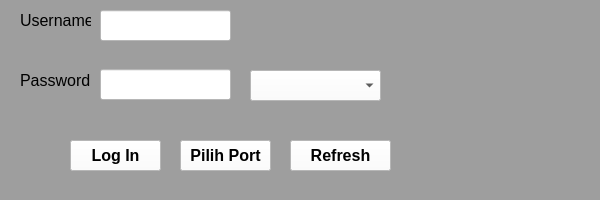
<?xml version="1.0" encoding="UTF-8"?>
<ui version="4.0">
 <class>LoginForm</class>
 <widget class="QWidget" name="LoginForm">
  <property name="geometry">
   <rect>
    <x>0</x>
    <y>0</y>
    <width>600</width>
    <height>200</height>
   </rect>
  </property>
  <property name="minimumSize">
   <size>
    <width>600</width>
    <height>200</height>
   </size>
  </property>
  <property name="maximumSize">
   <size>
    <width>600</width>
    <height>400</height>
   </size>
  </property>
  <property name="windowTitle">
   <string>Login Forn</string>
  </property>
  <property name="styleSheet">
   <string notr="true">QWidget{
background-color: rgb(158, 158, 158);
}
QLineEdit{
background-color: rgb(255, 255, 255);
}
QComboBox{
background-color: rgb(255, 255, 255)
}
QPushButton{
background-color: rgb(255, 255, 255);
}</string>
  </property>
  <widget class="QLabel" name="label">
   <property name="geometry">
    <rect>
     <x>20</x>
     <y>0</y>
     <width>71</width>
     <height>41</height>
    </rect>
   </property>
   <property name="font">
    <font>
     <pointsize>12</pointsize>
    </font>
   </property>
   <property name="text">
    <string>Username</string>
   </property>
   <property name="scaledContents">
    <bool>true</bool>
   </property>
  </widget>
  <widget class="QLabel" name="label_2">
   <property name="geometry">
    <rect>
     <x>20</x>
     <y>60</y>
     <width>81</width>
     <height>41</height>
    </rect>
   </property>
   <property name="font">
    <font>
     <family>MS Shell Dlg 2</family>
     <pointsize>12</pointsize>
    </font>
   </property>
   <property name="text">
    <string>Password</string>
   </property>
   <property name="scaledContents">
    <bool>true</bool>
   </property>
  </widget>
  <widget class="QPushButton" name="LoginButton">
   <property name="geometry">
    <rect>
     <x>70</x>
     <y>140</y>
     <width>91</width>
     <height>31</height>
    </rect>
   </property>
   <property name="font">
    <font>
     <pointsize>12</pointsize>
     <weight>75</weight>
     <bold>true</bold>
    </font>
   </property>
   <property name="text">
    <string>Log In</string>
   </property>
  </widget>
  <widget class="QLineEdit" name="userText">
   <property name="geometry">
    <rect>
     <x>100</x>
     <y>10</y>
     <width>131</width>
     <height>31</height>
    </rect>
   </property>
  </widget>
  <widget class="QLineEdit" name="passwordText">
   <property name="geometry">
    <rect>
     <x>100</x>
     <y>69</y>
     <width>131</width>
     <height>31</height>
    </rect>
   </property>
  </widget>
  <widget class="QComboBox" name="comboBox">
   <property name="geometry">
    <rect>
     <x>250</x>
     <y>70</y>
     <width>131</width>
     <height>31</height>
    </rect>
   </property>
  </widget>
  <widget class="QPushButton" name="RefreshButton">
   <property name="geometry">
    <rect>
     <x>290</x>
     <y>140</y>
     <width>101</width>
     <height>31</height>
    </rect>
   </property>
   <property name="font">
    <font>
     <pointsize>12</pointsize>
     <weight>75</weight>
     <bold>true</bold>
    </font>
   </property>
   <property name="text">
    <string>Refresh</string>
   </property>
   <property name="iconSize">
    <size>
     <width>50</width>
     <height>50</height>
    </size>
   </property>
  </widget>
  <widget class="QPushButton" name="SerialButton">
   <property name="geometry">
    <rect>
     <x>180</x>
     <y>140</y>
     <width>91</width>
     <height>31</height>
    </rect>
   </property>
   <property name="font">
    <font>
     <pointsize>12</pointsize>
     <weight>75</weight>
     <bold>true</bold>
    </font>
   </property>
   <property name="text">
    <string>Pilih Port</string>
   </property>
   <property name="iconSize">
    <size>
     <width>70</width>
     <height>70</height>
    </size>
   </property>
  </widget>
 </widget>
 <resources/>
 <connections/>
</ui>
